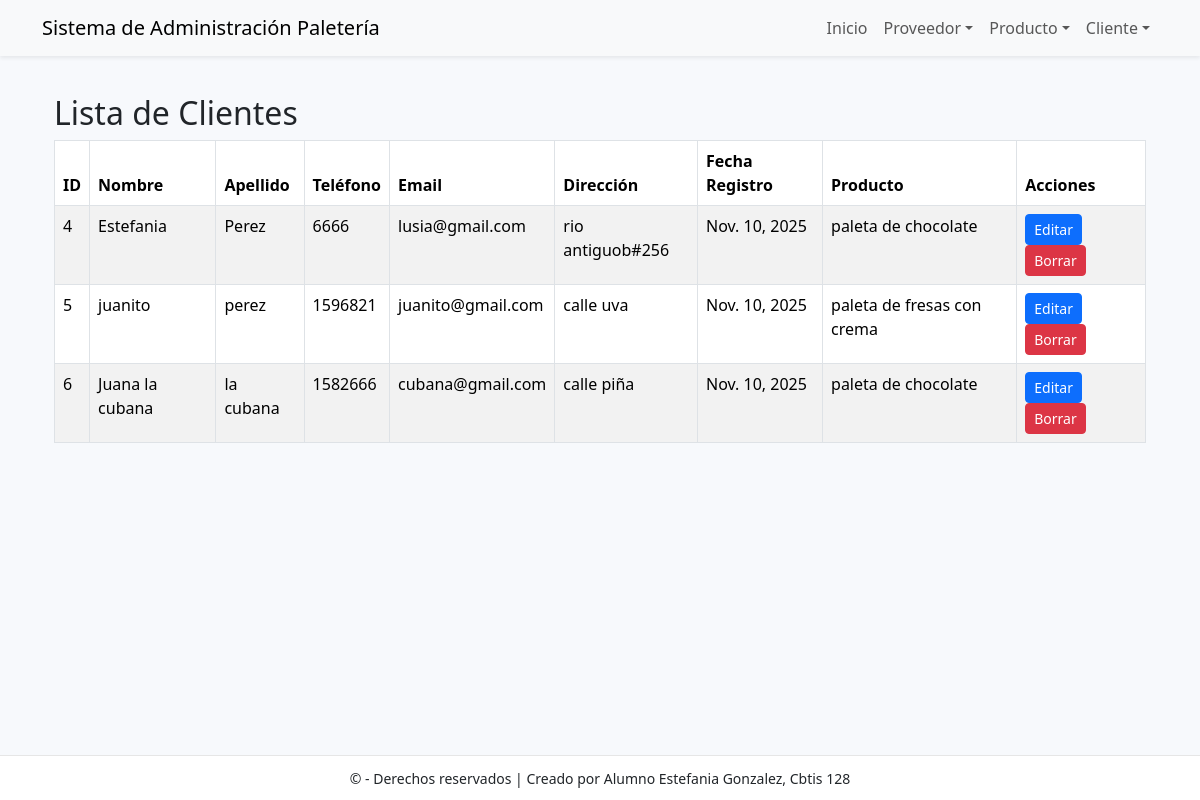
The app's page /cliente/ver/ with its own data.
### app_Paleteria/models.py (models this page shows, shortened)
class Cliente(models.Model):
    id_cliente = models.AutoField(primary_key=True)
    nombre = models.CharField(max_length=100, unique=True)
    apellido = models.CharField(max_length=100, unique=True)
    telefono = models.CharField(max_length=50, unique=True)
    email = models.CharField(max_length=100, unique=True)
    direccion = models.CharField(max_length=100, unique=True)
    fecha_registro = models.DateField()
    id_producto = models.ForeignKey(Producto, on_delete=models.CASCADE, db_column='id_producto', related_name='clientes')

class Producto(models.Model):
    id_producto = models.AutoField(primary_key=True)
    nombre = models.CharField(max_length=100, unique=True)
    sabor = models.CharField(max_length=100, unique=True)
    precio = models.CharField(max_length=100)
    stock = models.CharField(max_length=100)
    tipo = models.CharField(max_length=100)
    fecha_elaboracion = models.CharField(max_length=100)
    id_proveedor = models.ForeignKey(
        Proveedor, on_delete=models.CASCADE, db_column='id_proveedor', related_name='productos'
    )

### app_Paleteria/views.py (the view)
# urls.py: path('cliente/ver/', views.ver_cliente, name='ver_cliente'),
def ver_cliente(request):
    clientes = Cliente.objects.all()
    return render(request, 'cliente/ver_cliente.html', {'clientes': clientes})

### app_Paleteria/templates/cliente/ver_cliente.html
{% extends 'base.html' %}
{% block content %}
<div class="container mt-4">
  <h2>Lista de Clientes</h2>
  <table class="table table-striped table-bordered">
    <thead>
      <tr>
        <th>ID</th>
        <th>Nombre</th>
        <th>Apellido</th>
        <th>Teléfono</th>
        <th>Email</th>
        <th>Dirección</th>
        <th>Fecha Registro</th>
        <th>Producto</th>
        <th>Acciones</th>
      </tr>
    </thead>
    <tbody>
      {% for cliente in clientes %}
      <tr>
        <td>{{ cliente.id_cliente }}</td>
        <td>{{ cliente.nombre }}</td>
        <td>{{ cliente.apellido }}</td>
        <td>{{ cliente.telefono }}</td>
        <td>{{ cliente.email }}</td>
        <td>{{ cliente.direccion }}</td>
        <td>{{ cliente.fecha_registro }}</td>
        <td>{{ cliente.id_producto.nombre }}</td>
        <td>
          <a href="{% url 'actualizar_cliente' cliente.id_cliente %}" class="btn btn-primary btn-sm">Editar</a>
          <a href="{% url 'borrar_cliente' cliente.id_cliente %}" class="btn btn-danger btn-sm">Borrar</a>
        </td>
      </tr>
      {% endfor %}
    </tbody>
  </table>
</div>
{% endblock %}

### app_Paleteria/templates/base.html (shortened to what this page needs)
<!doctype html>
<html lang="es">
  <head>
    <link href="https://cdn.jsdelivr.net/npm/bootstrap@5.3.2/dist/css/bootstrap.min.css" rel="stylesheet">
  </head>
  <body>
    {% include 'navbar.html' %}
    <div class="container mt-4">
      {% block content %}
      {% endblock %}
    </div>
    {% include 'footer.html' %}
  </body>
</html>

### app_Paleteria/templates/navbar.html (shortened to what this page needs)
<nav class="navbar navbar-expand-lg navbar-light bg-light fixed-top shadow-sm">
    <div class="container">
      <a class="navbar-brand" href="{% url 'inicio_paleteria' %}">Sistema de Administración Paletería</a>
      <div class="collapse navbar-collapse" id="mainNav">
        <ul class="navbar-nav ms-auto">
          <li class="nav-item"><a class="nav-link" href="{% url 'inicio_paleteria' %}">Inicio</a></li>
          <li class="nav-item dropdown">
            <a class="nav-link dropdown-toggle" href="#" role="button" data-bs-toggle="dropdown">Proveedor</a>
          </li>
          <li class="nav-item dropdown">
            <a class="nav-link dropdown-toggle" href="#" data-bs-toggle="dropdown">Producto</a>
          </li>
          <li class="nav-item dropdown">
            <a class="nav-link dropdown-toggle" href="#" role="button" data-bs-toggle="dropdown">Cliente</a>
          </li>
        </ul>
      </div>
    </div>
  </nav>

### app_Paleteria/templates/footer.html
<footer class="text-center">
    <div class="container">
      <small>© {{ now|date:"Y" }} - Derechos reservados | Creado por Alumno Estefania Gonzalez, Cbtis 128</small>
    </div>
  </footer>

### app_Paleteria/templates/base.html (style rules this page uses)
body { padding-top: 70px; padding-bottom: 70px; background:#f7f9fc; }
footer { position: fixed; bottom: 0; width: 100%; background: #ffffff; border-top: 1px solid #e6e6e6; padding: 10px 0; }

### records on screen
Cliente: id_cliente "4", nombre "Estefania", apellido "Perez", telefono "6666", email "lusia@gmail.com", direccion "rio antiguob#256", fecha_registro "Nov. 10, 2025", id_producto.nombre "paleta de chocolate"
Cliente: id_cliente "5", nombre "juanito", apellido "perez", telefono "1596821", email "juanito@gmail.com", direccion "calle uva", fecha_registro "Nov. 10, 2025", id_producto.nombre "paleta de fresas con crema"
Cliente: id_cliente "6", nombre "Juana la cubana", apellido "la cubana", telefono "1582666", email "cubana@gmail.com", direccion "calle piña", fecha_registro "Nov. 10, 2025", id_producto.nombre "paleta de chocolate"
